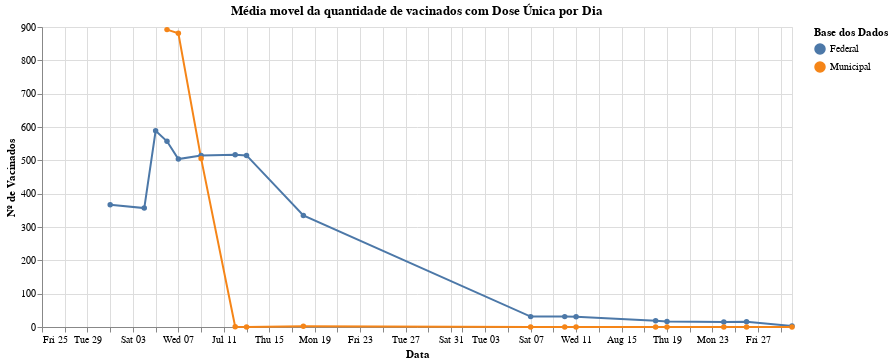

Notebook code for this chart:
### Markdown cell above
### Média Movel (7 dias) da Aplicação da Dose Única

### Code cell
alt.Chart(vacinadosDoseUnicaPorDiaMedMovel).mark_line(point=True).encode(
    alt.X('data:T', title='Data'),
    alt.Y('aplic_por_dia:Q', title='Nº de Vacinados'),
    alt.Color('fonte_dados:N', title='Base dos Dados')
).properties(
    width=750,
    title='Média movel da quantidade de vacinados com Dose Única por Dia'
)

### Figure 1 — Vega-Lite specification as saved in the notebook (floating-point values rounded to 4 significant figures)
{"config": {"view": {"continuousWidth": 400, "continuousHeight": 300}}, "data": {"name": "data-69f320728ffad3d891cda54d51a5d877"}, "mark": {"type": "line", "point": true}, "encoding": {"color": {"type": "nominal", "field": "fonte_dados", "title": "Base dos Dados"}, "x": {"type": "temporal", "field": "data", "title": "Data"}, "y": {"type": "quantitative", "field": "aplic_por_dia", "title": "Nº de Vacinados"}}, "title": "Média movel da quantidade de vacinados com Dose Única por Dia", "width": 750, "$schema": "https://vega.github.io/schema/vega-lite/v4.8.1.json", "datasets": {"data-69f320728ffad3d891cda54d51a5d877": [{"data": "2021-06-25", "fonte_dados": "Federal", "aplic_por_dia": null}, {"data": "2021-06-26", "fonte_dados": "Federal", "aplic_por_dia": null}, {"data": "2021-06-27", "fonte_dados": "Federal", "aplic_por_dia": null}, {"data": "2021-06-28", "fonte_dados": "Federal", "aplic_por_dia": null}, {"data": "2021-06-29", "fonte_dados": "Federal", "aplic_por_dia": null}, {"data": "2021-06-30", "fonte_dados": "Federal", "aplic_por_dia": null}, {"data": "2021-07-01", "fonte_dados": "Federal", "aplic_por_dia": 367.0}, {"data": "2021-07-04", "fonte_dados": "Federal", "aplic_por_dia": 356.9}, {"data": "2021-07-05", "fonte_dados": "Federal", "aplic_por_dia": 588.7}, {"data": "2021-07-06", "fonte_dados": "Federal", "aplic_por_dia": 557.0}, {"data": "2021-07-07", "fonte_dados": "Federal", "aplic_por_dia": 503.7}, {"data": "2021-07-09", "fonte_dados": "Federal", "aplic_por_dia": 514.4}, {"data": "2021-07-12", "fonte_dados": "Federal", "aplic_por_dia": 516.4}, {"data": "2021-07-13", "fonte_dados": "Federal", "aplic_por_dia": 514.7}, {"data": "2021-07-18", "fonte_dados": "Federal", "aplic_por_dia": 334.6}, {"data": "2021-08-07", "fonte_dados": "Federal", "aplic_por_dia": 31.14}, {"data": "2021-08-10", "fonte_dados": "Federal", "aplic_por_dia": 31.14}, {"data": "2021-08-11", "fonte_dados": "Federal", "aplic_por_dia": 30.57}, {"data": "2021-08-18", "fonte_dados": "Federal", "aplic_por_dia": 18.57}, {"data": "2021-08-19", "fonte_dados": "Federal", "aplic_por_dia": 16.43}, {"data": "2021-08-24", "fonte_dados": "Federal", "aplic_por_dia": 15.0}, {"data": "2021-08-26", "fonte_dados": "Federal", "aplic_por_dia": 15.43}, {"data": "2021-08-30", "fonte_dados": "Federal", "aplic_por_dia": 2.714}, {"data": "2021-06-25", "fonte_dados": "Municipal", "aplic_por_dia": null}, {"data": "2021-06-26", "fonte_dados": "Municipal", "aplic_por_dia": null}, {"data": "2021-06-27", "fonte_dados": "Municipal", "aplic_por_dia": null}, {"data": "2021-06-28", "fonte_dados": "Municipal", "aplic_por_dia": null}, {"data": "2021-06-29", "fonte_dados": "Municipal", "aplic_por_dia": null}, {"data": "2021-06-30", "fonte_dados": "Municipal", "aplic_por_dia": null}, {"data": "2021-07-01", "fonte_dados": "Municipal", "aplic_por_dia": null}, {"data": "2021-07-04", "fonte_dados": "Municipal", "aplic_por_dia": null}, {"data": "2021-07-05", "fonte_dados": "Municipal", "aplic_por_dia": null}, {"data": "2021-07-06", "fonte_dados": "Municipal", "aplic_por_dia": 892.1}, {"data": "2021-07-07", "fonte_dados": "Municipal", "aplic_por_dia": 881.3}, {"data": "2021-07-09", "fonte_dados": "Municipal", "aplic_por_dia": 505.7}, {"data": "2021-07-12", "fonte_dados": "Municipal", "aplic_por_dia": 0.7143}, {"data": "2021-07-13", "fonte_dados": "Municipal", "aplic_por_dia": 0.0}, {"data": "2021-07-18", "fonte_dados": "Municipal", "aplic_por_dia": 2.0}, {"data": "2021-08-07", "fonte_dados": "Municipal", "aplic_por_dia": 0.0}, {"data": "2021-08-10", "fonte_dados": "Municipal", "aplic_por_dia": 0.0}, {"data": "2021-08-11", "fonte_dados": "Municipal", "aplic_por_dia": 0.0}, {"data": "2021-08-18", "fonte_dados": "Municipal", "aplic_por_dia": 0.0}, {"data": "2021-08-19", "fonte_dados": "Municipal", "aplic_por_dia": 0.0}, {"data": "2021-08-24", "fonte_dados": "Municipal", "aplic_por_dia": 0.0}, {"data": "2021-08-26", "fonte_dados": "Municipal", "aplic_por_dia": 0.0}, {"data": "2021-08-30", "fonte_dados": "Municipal", "aplic_por_dia": 0.0}]}}
